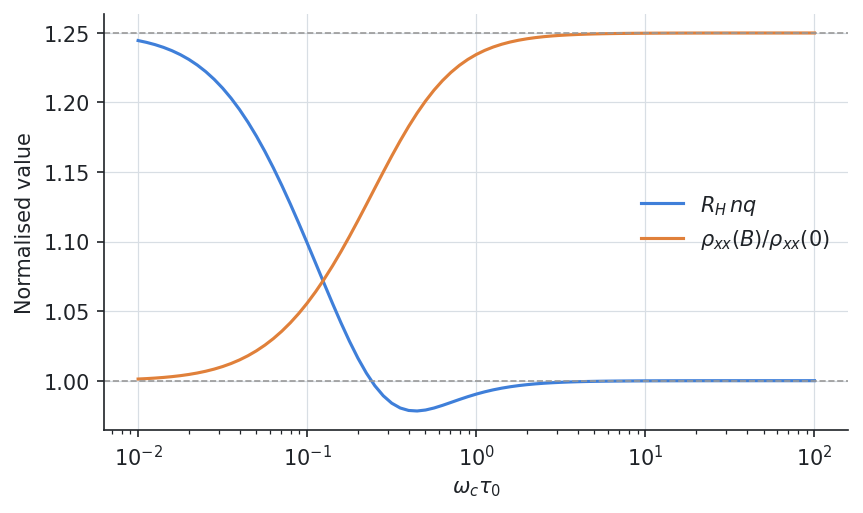

Write the Python code that produced this figure.
from _data import anisotropic, d, field_per_omega_c_tau

# --8<-- [start:example]
import numpy as np
from quantalyze.beta import boltzmann as bz
from quantalyze.core.constants import ELEMENTARY_CHARGE

omega_c_tau = np.concatenate([[0], np.geomspace(0.01, 100, 81)])
sigma = bz.conductivity(anisotropic, omega_c_tau * field_per_omega_c_tau, layer_spacing=d)

n = bz.carrier_density(anisotropic, layer_spacing=d)
hall = bz.hall_coefficient(sigma) * n * -ELEMENTARY_CHARGE  # in units of 1/(nq)
mr = bz.magnetoresistance(sigma)

print(f"low field:  R_H = {hall.iloc[1]:.3f} / nq,  MR = {mr.iloc[1]:.1e}")
print(f"high field: R_H = {hall.iloc[-1]:.3f} / nq,  MR = {mr.iloc[-1]:.3f}")
# --8<-- [end:example]

import matplotlib.pyplot as plt

fig, ax = plt.subplots()
ax.semilogx(omega_c_tau[1:], hall.iloc[1:], label=r"$R_H\,nq$")
ax.semilogx(omega_c_tau[1:], 1 + mr.iloc[1:], label=r"$\rho_{xx}(B)/\rho_{xx}(0)$")
ax.axhline(1.25, color="0.6", lw=0.8, ls="--")
ax.axhline(1.0, color="0.6", lw=0.8, ls="--")
ax.set(xlabel=r"$\omega_c\tau_0$", ylabel="Normalised value")
ax.legend()
